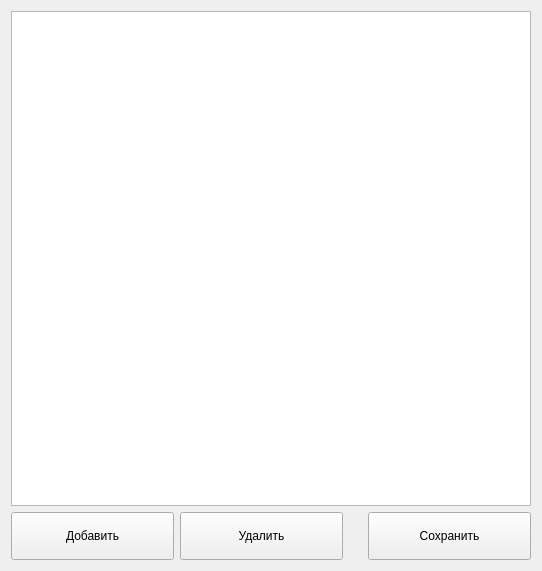
<?xml version="1.0" encoding="UTF-8"?>
<ui version="4.0">
 <class>Form</class>
 <widget class="QWidget" name="Form">
  <property name="geometry">
   <rect>
    <x>0</x>
    <y>0</y>
    <width>542</width>
    <height>571</height>
   </rect>
  </property>
  <property name="windowTitle">
   <string>Form</string>
  </property>
  <layout class="QVBoxLayout" name="verticalLayout">
   <item>
    <widget class="QTableWidget" name="tableWidget">
     <property name="sizePolicy">
      <sizepolicy hsizetype="Expanding" vsizetype="MinimumExpanding">
       <horstretch>0</horstretch>
       <verstretch>0</verstretch>
      </sizepolicy>
     </property>
    </widget>
   </item>
   <item>
    <layout class="QHBoxLayout" name="horizontalLayout">
     <property name="sizeConstraint">
      <enum>QLayout::SetMaximumSize</enum>
     </property>
     <item>
      <widget class="QPushButton" name="pushButton">
       <property name="sizePolicy">
        <sizepolicy hsizetype="Minimum" vsizetype="Minimum">
         <horstretch>0</horstretch>
         <verstretch>41</verstretch>
        </sizepolicy>
       </property>
       <property name="minimumSize">
        <size>
         <width>0</width>
         <height>48</height>
        </size>
       </property>
       <property name="maximumSize">
        <size>
         <width>16777215</width>
         <height>50</height>
        </size>
       </property>
       <property name="text">
        <string>Добавить</string>
       </property>
      </widget>
     </item>
     <item>
      <widget class="QPushButton" name="pushButton_3">
       <property name="sizePolicy">
        <sizepolicy hsizetype="Minimum" vsizetype="Minimum">
         <horstretch>0</horstretch>
         <verstretch>0</verstretch>
        </sizepolicy>
       </property>
       <property name="minimumSize">
        <size>
         <width>0</width>
         <height>48</height>
        </size>
       </property>
       <property name="maximumSize">
        <size>
         <width>16777215</width>
         <height>50</height>
        </size>
       </property>
       <property name="text">
        <string>Удалить</string>
       </property>
      </widget>
     </item>
     <item>
      <spacer name="horizontalSpacer">
       <property name="orientation">
        <enum>Qt::Horizontal</enum>
       </property>
       <property name="sizeType">
        <enum>QSizePolicy::Minimum</enum>
       </property>
       <property name="sizeHint" stdset="0">
        <size>
         <width>19</width>
         <height>20</height>
        </size>
       </property>
      </spacer>
     </item>
     <item>
      <widget class="QPushButton" name="pushButton_2">
       <property name="sizePolicy">
        <sizepolicy hsizetype="Minimum" vsizetype="Minimum">
         <horstretch>0</horstretch>
         <verstretch>0</verstretch>
        </sizepolicy>
       </property>
       <property name="minimumSize">
        <size>
         <width>0</width>
         <height>48</height>
        </size>
       </property>
       <property name="maximumSize">
        <size>
         <width>16777</width>
         <height>50</height>
        </size>
       </property>
       <property name="text">
        <string>Сохранить</string>
       </property>
      </widget>
     </item>
    </layout>
   </item>
  </layout>
 </widget>
 <resources/>
 <connections/>
</ui>
